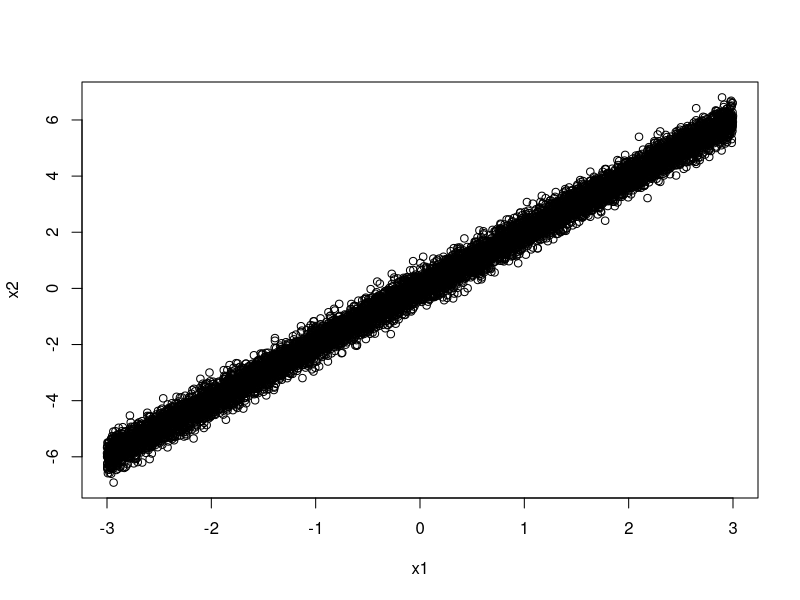
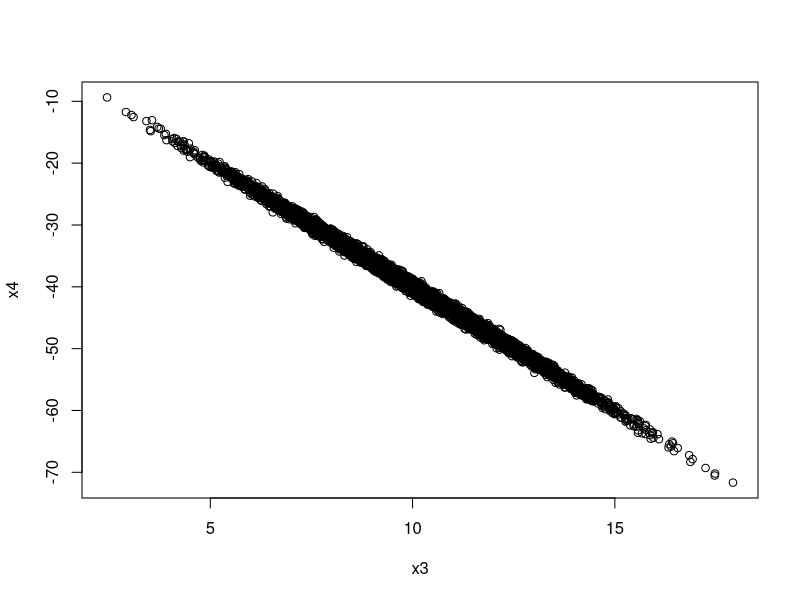

These figures' R source, in order:
# generate population with collinearity
n <- 10000
x1 <- runif(n, -3, 3)
x2 <- x1 * 2 + rnorm(n, sd = 0.3)
plot(x1, x2) # collinearity!
x3 <- rnorm(n, 10, 2)
x4 <- x3 * -4 + rnorm(n, sd = 0.5)
plot(x3, x4) # collinearity!
x5 <- rexp(n = n)
x6 <- runif(n = n)

# NOTE: y only generated with x1, x3, x5 and x6! No interactions!  
y <- 2 + x1 + x3 + x5 + x6 + rnorm(n, sd = 1.3) 
d <- data.frame(y, x1, x2, x3, x4, x5, x6)


# pretend we don't know model;
# sample data (n = 300) and use all predictors
# highlight and repeatedly run the next 4 lines;
# Notice the same model is hardly ever selected twice
d1 <- d[sample(nrow(d), 300),]
m <- lm(y ~ x1 + x2 + x3 + x4 + x5 + x6, d1)
s <- step(m, scope = . ~ .^2, trace = 0)
names(s$coefficients) # variables selected

# function to do this 
stepwise <- function(){
  d1 <- d[sample(nrow(d), 300),]
  m <- lm(y ~ x1 + x2 + x3 + x4 + x5 + x6, d1)
  s <- step(m, scope = . ~ .^2, trace = 0)
  names(s$coefficients)
}

# repeat function 500 times
models <- replicate(n = 500, expr = stepwise())
# collapse selected variable names into single string
coefs <- sapply(models, function(x)paste(x, collapse = " "))

# number of different models selected!
length(unique(coefs))

# proportion of time correct model is selected
mean(coefs == '(Intercept) x1 x3 x5 x6')
